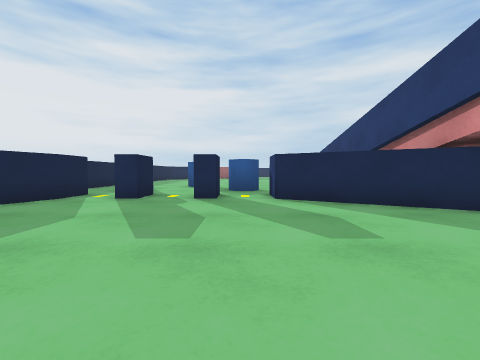
[1] (above)

24 first-person views from a walk through a Unity game level. The camera is 0.61 m above the floor, tilts 2° down and sees 90° across. The floor is counted in squares, 1 m on a side. Each view is taken from the middle of a square. On the plan, view 1 faces up. The plan holds only what a view shows up to about 9 squares ahead; the rest is blank. Surface patterns are stand-ins for the level's own textures.

[2]
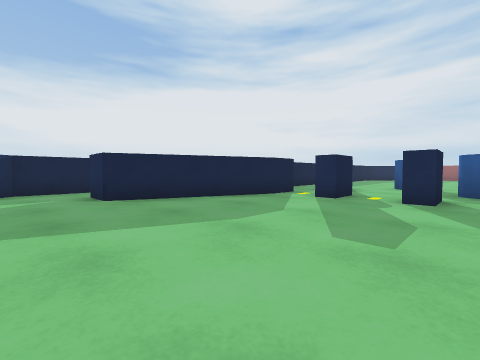

[3]
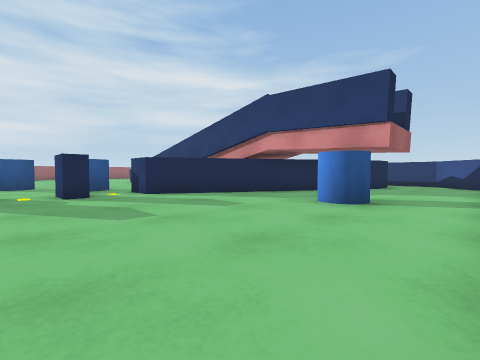

[4]
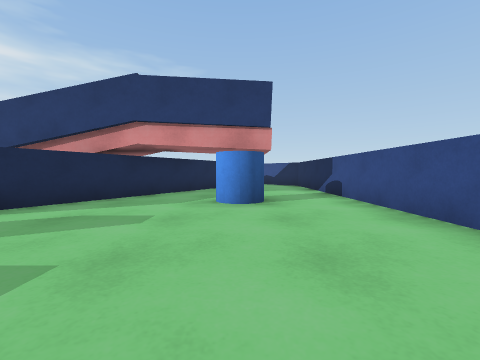

[5]
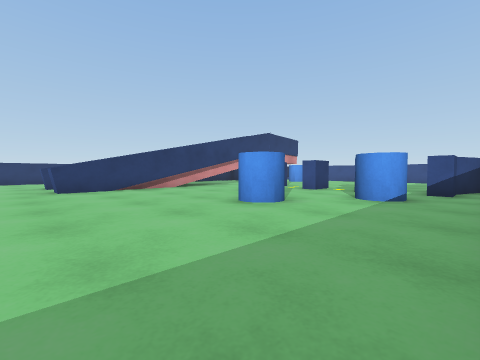

[6]
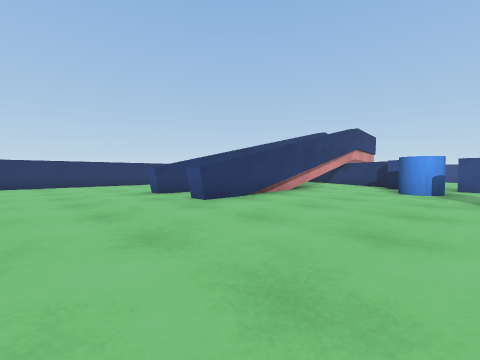

[7]
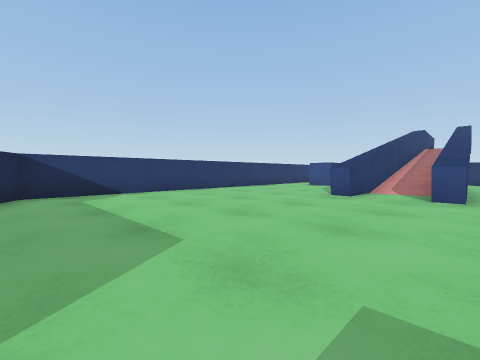

[8]
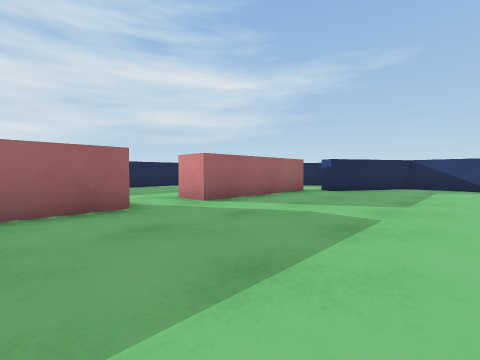

[9]
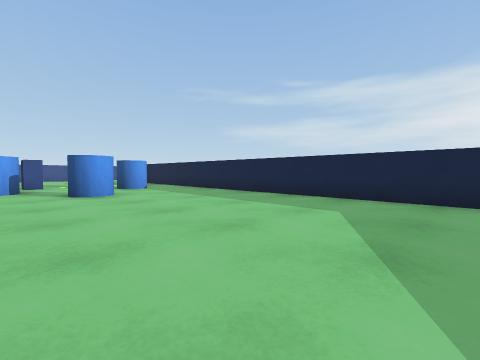

[10]
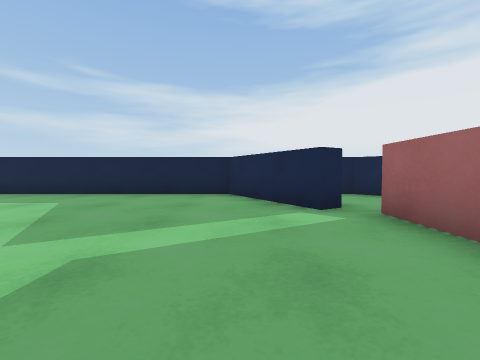

[11]
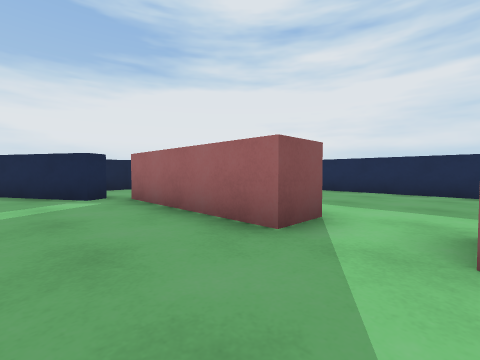

[12]
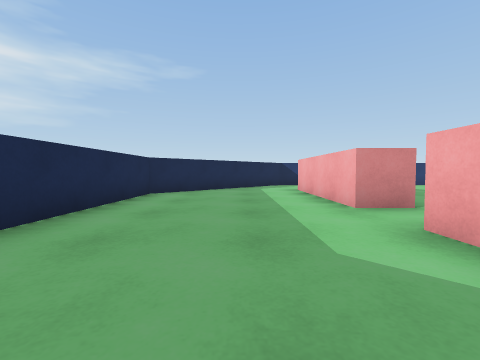

[13]
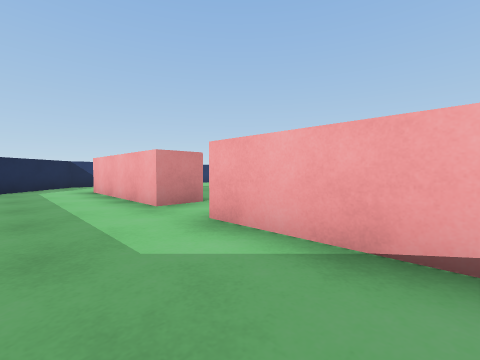

[14]
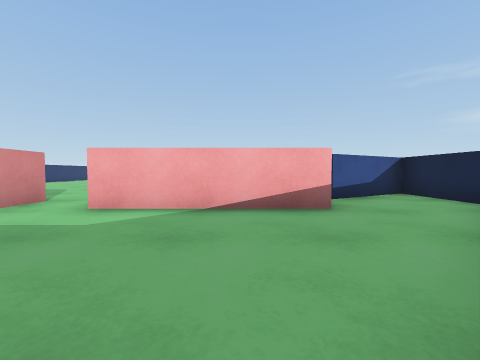

[15]
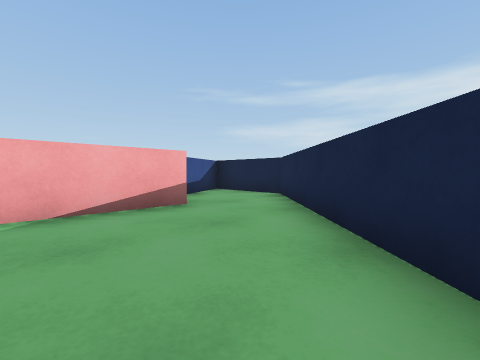

[16]
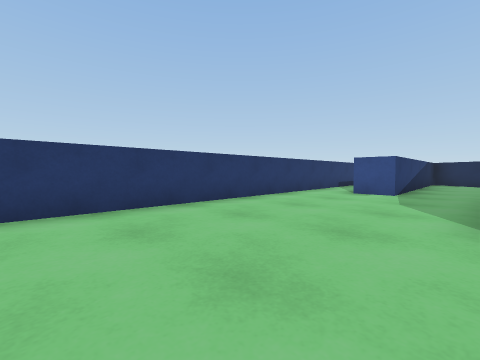

[17]
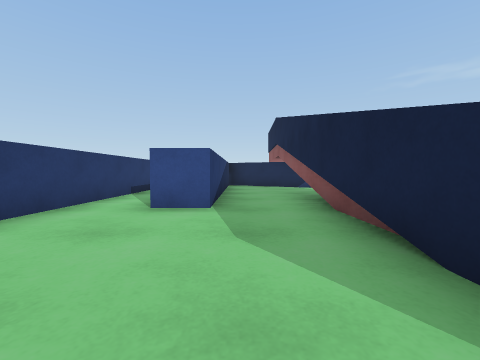

[18]
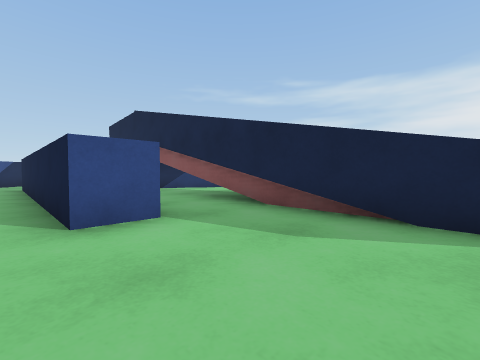

[19]
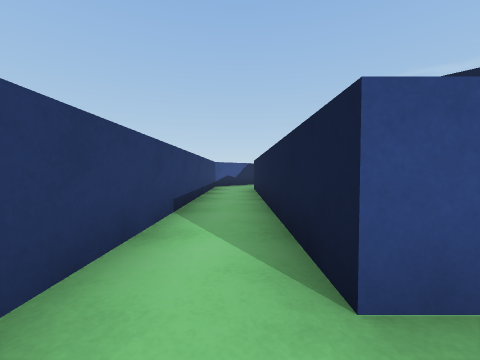

[20]
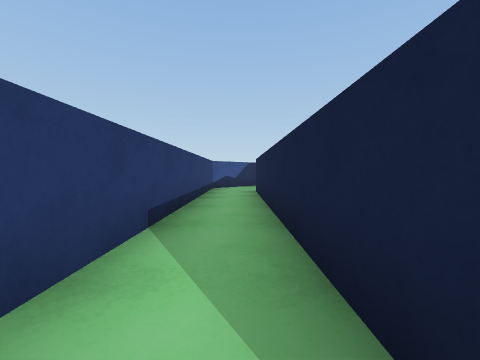

[21]
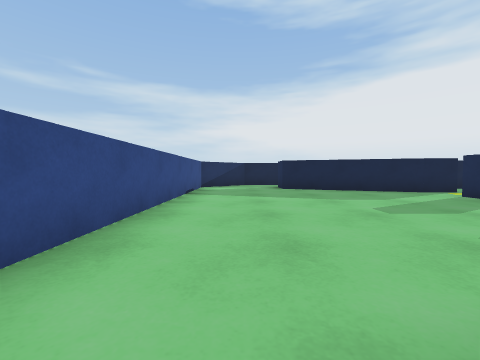

[22]
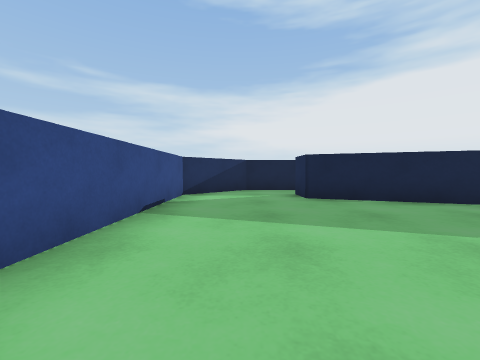

[23]
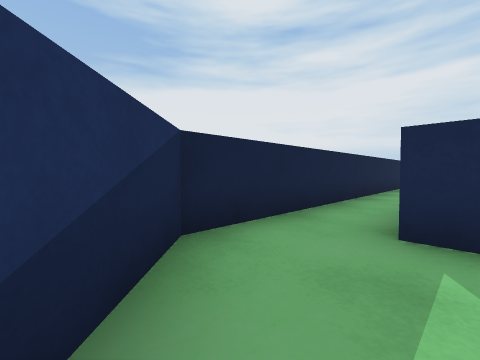

[24]
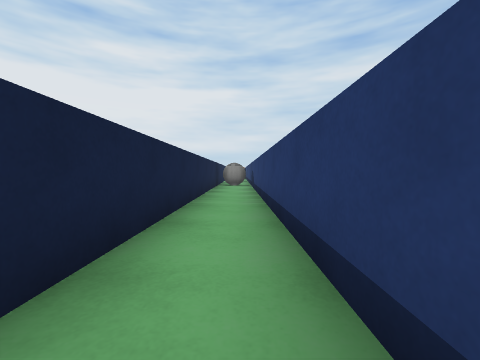

### Floor plan
Points are (right, up) in squares from view 1. A wall is a line through its corners. A room is listed if a view was taken in it or the views show most of it. See-through windows are left out.
Room 1 (views 1, 2, 3, 4, 5, 6, 7, 8, 9, 10, 11, 16, 17, 18, 19, 20, 21, 22, 23, 24)
walls: (3.3, 7.5) (3.2, 13) (3.7, 13); (5.1, 8.3) (5.2, 13) (5.7, 13); (5.5, 11) (5.5, 5.8); (5.7, 12.1) (5.6, 5.2); (-4, 5.5) (-5.5, 1.5) (-6.5, 1.5); (4.3, 4) (4.8, 3.6); (-5, 4.2) (-4.6, 5.5); (7.5, 4.2) (7.5, 9) (8.5, 9) (8.5, 1.5) (7.5, 1.5) (0.8, 5.4); (-8, 11) (-8, 0.2) (-6.3, -1.5) (7, -1.5); (-6.5, 2.4) (-6.5, 10.5); (-2.8, 20.3) (-5.5, 18.7) (-5.5, 7.6); (1.5, 22.1) (1.5, 21.1) (-2.5, 21.1); (7, 21.1) (3, 21.1) (3, 22.1); (8.7, -1.1) (10, 0.2) (10, 18.7) (7.3, 20.3)
ways out: opening at (2, 21.5) to room 2
objects: blue block (-4, 6); blue cylinder (-4, 8) to (-3, 8); other object (-3, 6); blue block (-2, 6); blue cylinder (-2, 10) to (-1, 10); blue block (-1, 6); blue cylinder (0, 8); blue block (1, 6); blue cylinder (3, 1)
Room 2 (views 12, 13, 14, 15)
walls: (3, 22.1) (7, 22.1); (-1.6, 26) (-5.5, 22.1) (-5.5, 19.3) (-3, 20.7) (-2.8, 20.3); (-2.6, 22.1) (1.5, 22.1); (8.2, 23.9) (5.6, 26.5) (-0.8, 26.5)
ways out: opening at (2, 21.5) to room 1; opening at (8, 23) to room 3
Room 3 (no view inside)
walls: (9.9, 22.2) (8.2, 23.9)
ways out: opening at (8, 23) to room 2

Where each view was taken, in squares from view 1:
view 1: 0 up, 0 right, facing up
view 2: 0 up, 0 right, facing up-left
view 3: 1 down, 2 left, facing up-right
view 4: 1 up, 2 left, facing right
view 5: 14 up, 5 left, facing down-right
view 6: 16 up, 1 left, facing down-right
view 7: 19 up, 3 right, facing down-right
view 8: 17 up, 0 right, facing up-right
view 9: 17 up, 0 right, facing down-left
view 10: 19 up, 1 right, facing left
view 11: 19 up, 3 right, facing up-left
view 12: 24 up, 1 left, facing right
view 13: 24 up, 1 left, facing down-right
view 14: 26 up, 1 left, facing down
view 15: 26 up, 0 right, facing down-left
view 16: 16 up, 6 right, facing down-right
view 17: 13 up, 7 right, facing down
view 18: 12 up, 9 right, facing down-left
view 19: 10 up, 9 right, facing down
view 20: 9 up, 9 right, facing down
view 21: 0 up, 3 right, facing left
view 22: 0 up, 0 right, facing left
view 23: 1 down, 6 left, facing up-left
view 24: 2 up, 7 left, facing up
